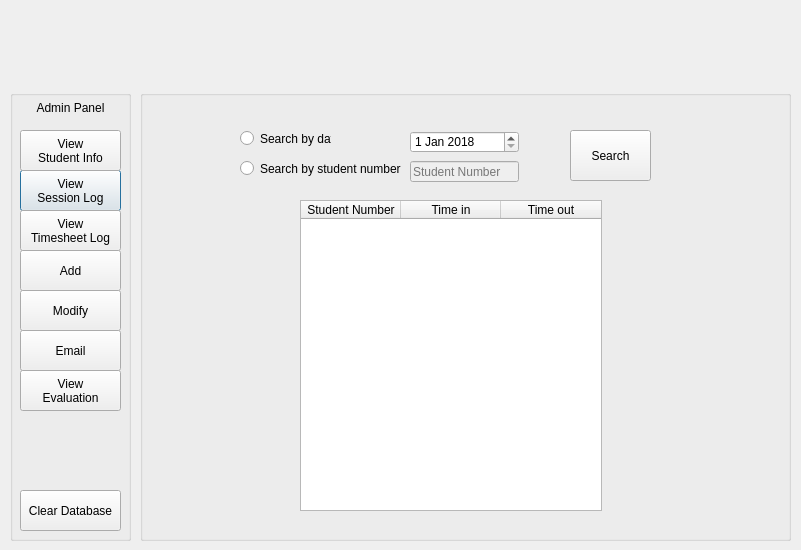
<?xml version="1.0" encoding="UTF-8"?>
<ui version="4.0">
 <class>Dialog</class>
 <widget class="QDialog" name="Dialog">
  <property name="geometry">
   <rect>
    <x>0</x>
    <y>0</y>
    <width>801</width>
    <height>550</height>
   </rect>
  </property>
  <property name="windowTitle">
   <string>Dialog</string>
  </property>
  <widget class="QGroupBox" name="admin_panel">
   <property name="geometry">
    <rect>
     <x>10</x>
     <y>90</y>
     <width>121</width>
     <height>451</height>
    </rect>
   </property>
   <property name="title">
    <string/>
   </property>
   <widget class="QPushButton" name="pushButton_viewSessionLog">
    <property name="geometry">
     <rect>
      <x>10</x>
      <y>80</y>
      <width>101</width>
      <height>41</height>
     </rect>
    </property>
    <property name="text">
     <string>View
Session Log</string>
    </property>
    <property name="autoExclusive">
     <bool>true</bool>
    </property>
   </widget>
   <widget class="QPushButton" name="pushButton_viewTimeSheetLog">
    <property name="geometry">
     <rect>
      <x>10</x>
      <y>120</y>
      <width>101</width>
      <height>41</height>
     </rect>
    </property>
    <property name="text">
     <string>View
Timesheet Log</string>
    </property>
    <property name="autoExclusive">
     <bool>true</bool>
    </property>
   </widget>
   <widget class="QPushButton" name="pushButton_add">
    <property name="geometry">
     <rect>
      <x>10</x>
      <y>160</y>
      <width>101</width>
      <height>41</height>
     </rect>
    </property>
    <property name="text">
     <string>Add</string>
    </property>
    <property name="autoExclusive">
     <bool>true</bool>
    </property>
   </widget>
   <widget class="QPushButton" name="pushButton_modify">
    <property name="geometry">
     <rect>
      <x>10</x>
      <y>200</y>
      <width>101</width>
      <height>41</height>
     </rect>
    </property>
    <property name="text">
     <string>Modify</string>
    </property>
    <property name="autoExclusive">
     <bool>true</bool>
    </property>
   </widget>
   <widget class="QPushButton" name="pushButton_clearDatabase">
    <property name="geometry">
     <rect>
      <x>10</x>
      <y>400</y>
      <width>101</width>
      <height>41</height>
     </rect>
    </property>
    <property name="text">
     <string>Clear Database</string>
    </property>
    <property name="autoExclusive">
     <bool>true</bool>
    </property>
   </widget>
   <widget class="QPushButton" name="pushButton_email">
    <property name="geometry">
     <rect>
      <x>10</x>
      <y>240</y>
      <width>101</width>
      <height>41</height>
     </rect>
    </property>
    <property name="text">
     <string>Email</string>
    </property>
    <property name="autoExclusive">
     <bool>true</bool>
    </property>
   </widget>
   <widget class="QPushButton" name="pushButton_viewEvaluation">
    <property name="geometry">
     <rect>
      <x>10</x>
      <y>280</y>
      <width>101</width>
      <height>41</height>
     </rect>
    </property>
    <property name="text">
     <string>View
Evaluation</string>
    </property>
    <property name="autoExclusive">
     <bool>true</bool>
    </property>
   </widget>
   <widget class="QLabel" name="label_adminPanel">
    <property name="geometry">
     <rect>
      <x>10</x>
      <y>10</y>
      <width>101</width>
      <height>16</height>
     </rect>
    </property>
    <property name="text">
     <string>Admin Panel</string>
    </property>
    <property name="alignment">
     <set>Qt::AlignCenter</set>
    </property>
   </widget>
   <widget class="QPushButton" name="pushButton_viewStudentInfo">
    <property name="geometry">
     <rect>
      <x>10</x>
      <y>40</y>
      <width>101</width>
      <height>41</height>
     </rect>
    </property>
    <property name="text">
     <string>View
Student Info</string>
    </property>
    <property name="autoExclusive">
     <bool>true</bool>
    </property>
   </widget>
  </widget>
  <widget class="QGroupBox" name="groupBox">
   <property name="geometry">
    <rect>
     <x>140</x>
     <y>90</y>
     <width>651</width>
     <height>451</height>
    </rect>
   </property>
   <property name="title">
    <string/>
   </property>
   <widget class="QRadioButton" name="radioButton_byDate">
    <property name="geometry">
     <rect>
      <x>100</x>
      <y>40</y>
      <width>91</width>
      <height>17</height>
     </rect>
    </property>
    <property name="text">
     <string>Search by date</string>
    </property>
   </widget>
   <widget class="QRadioButton" name="radioButton_byStudentNumber">
    <property name="geometry">
     <rect>
      <x>100</x>
      <y>70</y>
      <width>171</width>
      <height>17</height>
     </rect>
    </property>
    <property name="text">
     <string>Search by student number</string>
    </property>
   </widget>
   <widget class="QLineEdit" name="lineEdit_studentnumber">
    <property name="enabled">
     <bool>false</bool>
    </property>
    <property name="geometry">
     <rect>
      <x>270</x>
      <y>71</y>
      <width>109</width>
      <height>21</height>
     </rect>
    </property>
    <property name="placeholderText">
     <string>Student Number</string>
    </property>
   </widget>
   <widget class="QPushButton" name="pushButton_search">
    <property name="enabled">
     <bool>true</bool>
    </property>
    <property name="geometry">
     <rect>
      <x>430</x>
      <y>40</y>
      <width>81</width>
      <height>51</height>
     </rect>
    </property>
    <property name="text">
     <string>Search</string>
    </property>
   </widget>
   <widget class="QDateEdit" name="dateEdit">
    <property name="enabled">
     <bool>true</bool>
    </property>
    <property name="geometry">
     <rect>
      <x>270</x>
      <y>41</y>
      <width>109</width>
      <height>22</height>
     </rect>
    </property>
    <property name="minimumDateTime">
     <datetime>
      <hour>0</hour>
      <minute>0</minute>
      <second>0</second>
      <year>2018</year>
      <month>1</month>
      <day>1</day>
     </datetime>
    </property>
   </widget>
   <widget class="QTableWidget" name="tableWidget_byStudentNumber">
    <property name="geometry">
     <rect>
      <x>160</x>
      <y>110</y>
      <width>302</width>
      <height>311</height>
     </rect>
    </property>
    <property name="editTriggers">
     <set>QAbstractItemView::NoEditTriggers</set>
    </property>
    <property name="alternatingRowColors">
     <bool>true</bool>
    </property>
    <property name="selectionMode">
     <enum>QAbstractItemView::NoSelection</enum>
    </property>
    <column>
     <property name="text">
      <string>Date</string>
     </property>
    </column>
    <column>
     <property name="text">
      <string>Time in</string>
     </property>
    </column>
    <column>
     <property name="text">
      <string>Time out</string>
     </property>
    </column>
   </widget>
   <widget class="QTableWidget" name="tableWidget_byDate">
    <property name="geometry">
     <rect>
      <x>160</x>
      <y>110</y>
      <width>302</width>
      <height>311</height>
     </rect>
    </property>
    <property name="editTriggers">
     <set>QAbstractItemView::NoEditTriggers</set>
    </property>
    <property name="alternatingRowColors">
     <bool>true</bool>
    </property>
    <property name="selectionMode">
     <enum>QAbstractItemView::NoSelection</enum>
    </property>
    <column>
     <property name="text">
      <string>Student Number</string>
     </property>
    </column>
    <column>
     <property name="text">
      <string>Time in</string>
     </property>
    </column>
    <column>
     <property name="text">
      <string>Time out</string>
     </property>
    </column>
   </widget>
  </widget>
 </widget>
 <resources/>
 <connections/>
</ui>
